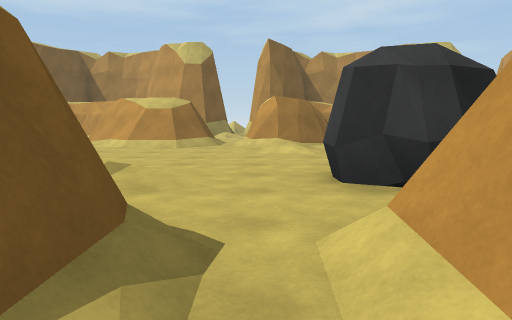
View 1 (above)

23 first-person views from a walk through a Unity game level. The camera is 1.2 m above the floor, tilts 6° down and sees 70° across. The floor is counted in squares, 2 m on a side. Each view is taken from the middle of a square. On the plan, view 1 faces up. The plan holds only what a view shows up to about 10 squares ahead; the rest is blank.

View 2
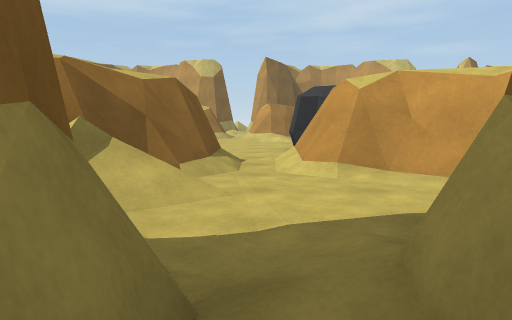

View 3
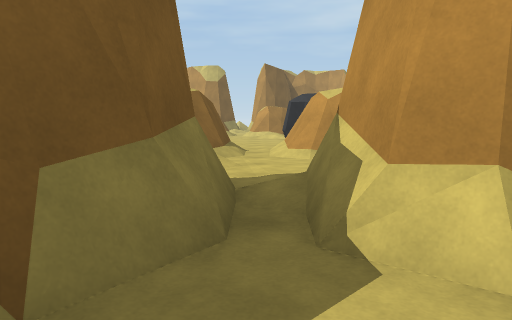

View 4
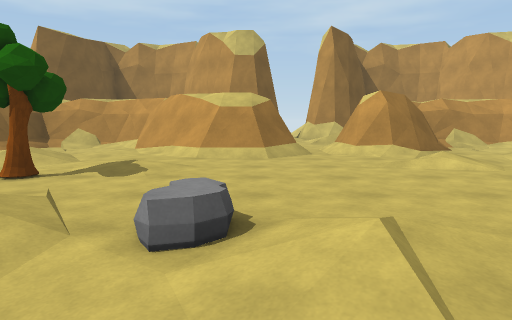

View 5
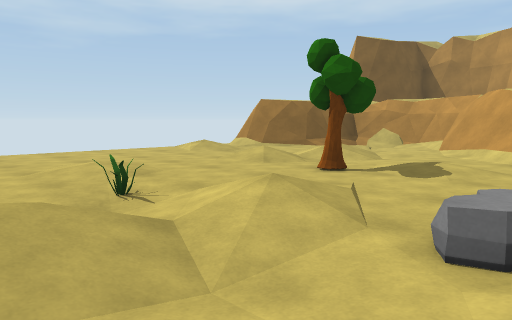

View 6
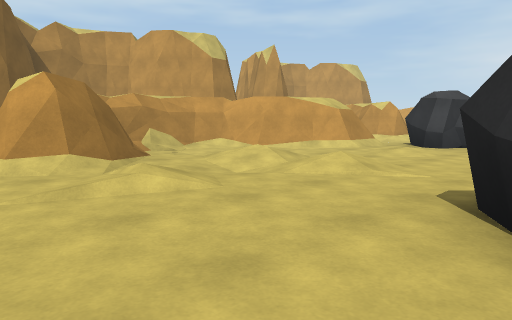

View 7
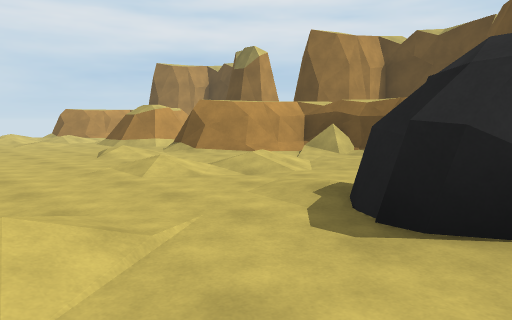

View 8
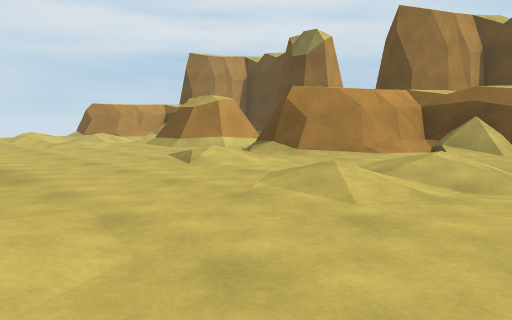

View 9
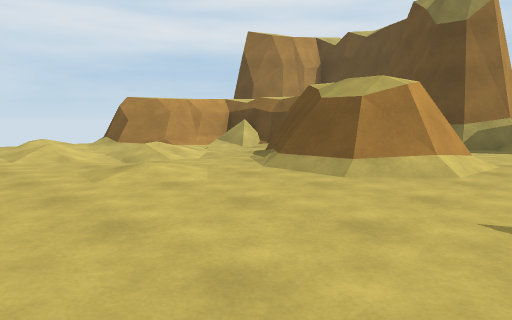

View 10
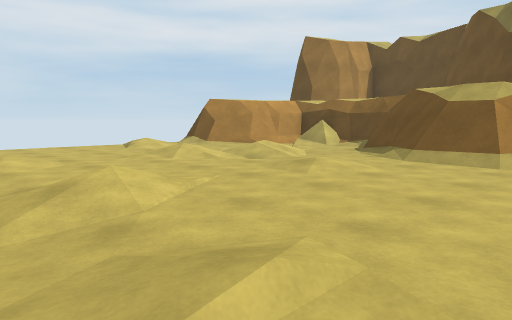

View 11
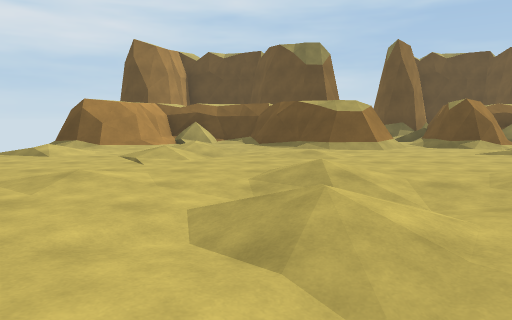

View 12
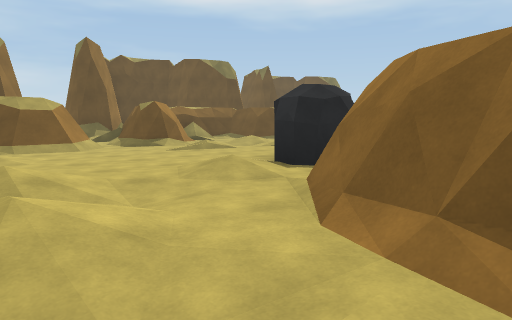

View 13
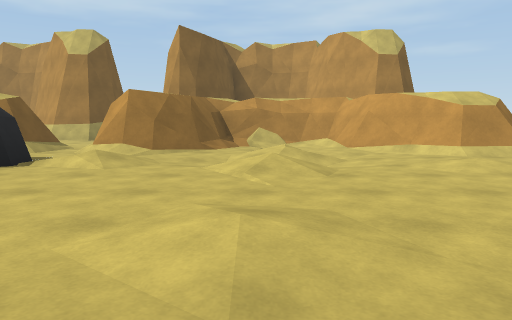

View 14
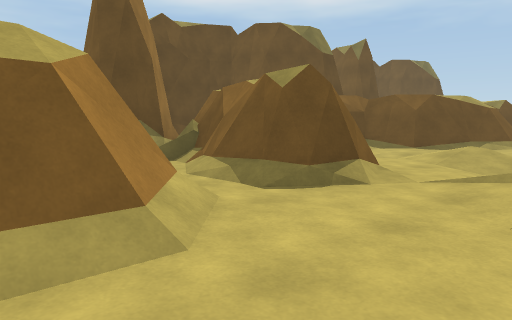

View 15
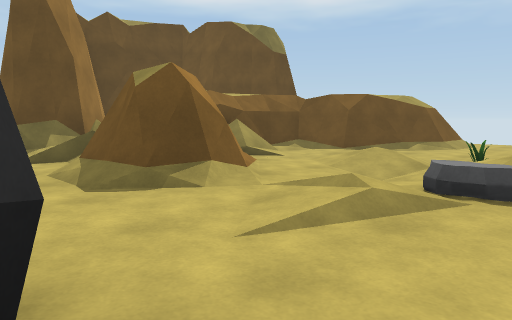

View 16
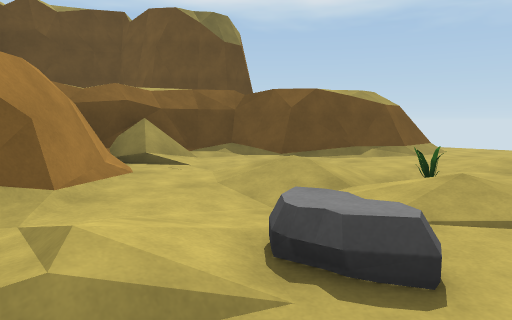

View 17
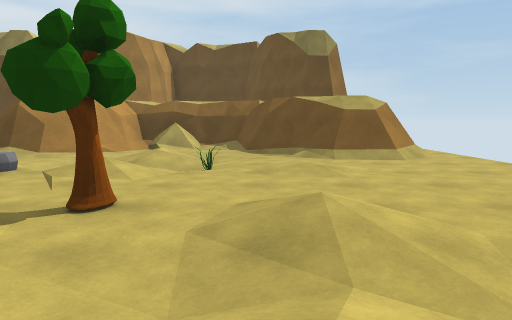

View 18
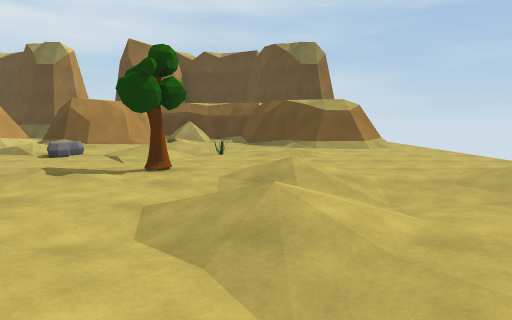

View 19
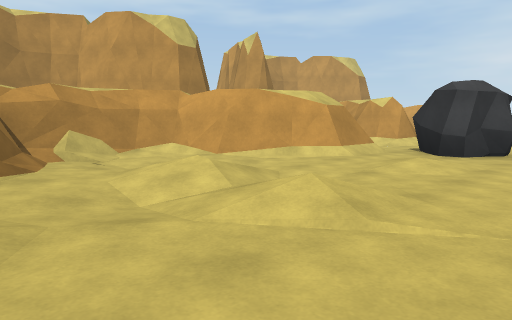

View 20
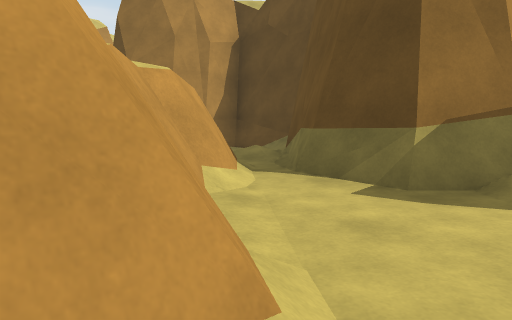

View 21
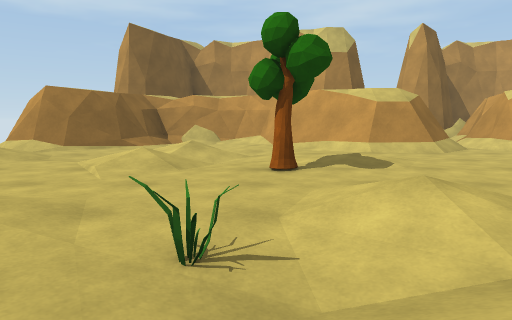

View 22
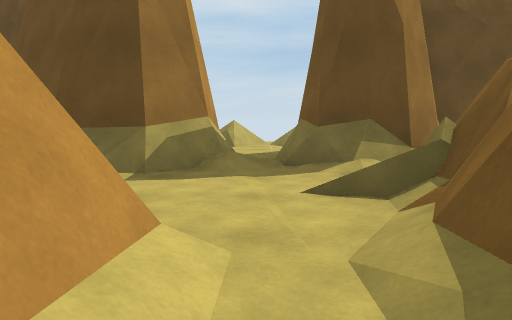

View 23
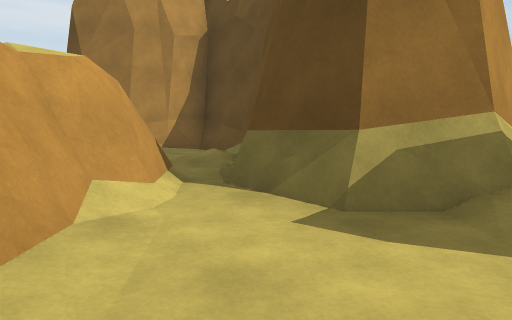

### Floor plan
Key: @ floor where view 1 was taken; # wall or solid block; . main floor; : floor 0.25 m higher than the main floor; - floor 0.25 m lower than the main floor; / step, stairs or slope; = window, fence, low wall or low ledge; ^ raised ledge; R rock; T tree; O other object.
Columns run from 10 left of view 1 to 19 right of it. Each row starts with its distance up from view 1.
 14            #
 13            #
 12   ####   ./#####      ####
 11   #=/##  ./##//## .. ##//##
 10  ##.-.###/###..####.###..###
  9 ##/.:-.##/##.. ./##.##.././##
  8  .../........//....R...//...
  7 ./../.:..../.:..:.RR./.:..:..
  6 .....T........................
  5 ..............................
  4 ...:..:....RR:..:.:....:..:.:.
  3 .....O/-....R../.-......./..:
  2 ./#/..:./#.##/./:.##.##/./..##
  1 .####.-/##.###/../##.###/..###
  0     #./###@/###./###.####./#
 -1     #####/...######=...###^#
 -2         #:./###  ##../###
 -3         ##:####  ###:###
 -4        ###.#  #==###.#
 -5          #..  ####  .
 -6           .         .    ###
 -7                     ./
 -8                     //

Where each view was taken, in squares from view 1:
view 1: 0 up, 0 right, facing up
view 2: 4 down, 0 right, facing up
view 3: 6 down, 0 right, facing up
view 4: 2 up, 2 left, facing up
view 5: 2 up, 2 left, facing up-left
view 6: 4 up, 1 left, facing up-right
view 7: 7 up, 1 right, facing down-right
view 8: 7 up, 4 right, facing down-right
view 9: 6 up, 9 right, facing down-right
view 10: 8 up, 10 right, facing down-right
view 11: 11 up, 14 right, facing down
view 12: 11 up, 14 right, facing down-left
view 13: 2 up, 13 right, facing up
view 14: 4 up, 12 right, facing down-left
view 15: 5 up, 1 right, facing down-left
view 16: 5 up, 1 left, facing down-left
view 17: 9 up, 6 left, facing down
view 18: 11 up, 6 left, facing down
view 19: 5 up, 1 right, facing up-right
view 20: 1 up, 0 right, facing down-right
view 21: 2 up, 5 left, facing up
view 22: 2 up, 10 right, facing down
view 23: 0 up, 10 right, facing down-right
